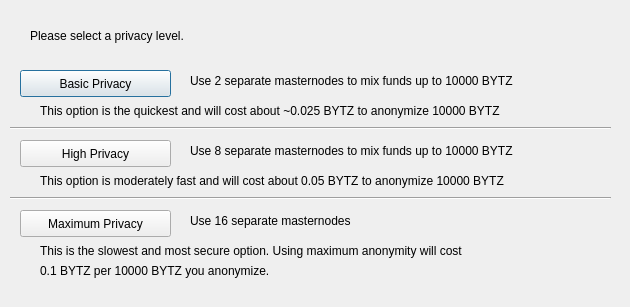
<?xml version="1.0" encoding="UTF-8"?>
<ui version="4.0">
 <class>ObfuscationConfig</class>
 <widget class="QDialog" name="ObfuscationConfig">
  <property name="geometry">
   <rect>
    <x>0</x>
    <y>0</y>
    <width>630</width>
    <height>307</height>
   </rect>
  </property>
  <property name="windowTitle">
   <string>Configure Obfuscation</string>
  </property>
  <widget class="QPushButton" name="buttonBasic">
   <property name="geometry">
    <rect>
     <x>20</x>
     <y>70</y>
     <width>151</width>
     <height>27</height>
    </rect>
   </property>
   <property name="text">
    <string>Basic Privacy</string>
   </property>
  </widget>
  <widget class="QPushButton" name="buttonHigh">
   <property name="geometry">
    <rect>
     <x>20</x>
     <y>140</y>
     <width>151</width>
     <height>27</height>
    </rect>
   </property>
   <property name="text">
    <string>High Privacy</string>
   </property>
  </widget>
  <widget class="QPushButton" name="buttonMax">
   <property name="geometry">
    <rect>
     <x>20</x>
     <y>210</y>
     <width>151</width>
     <height>27</height>
    </rect>
   </property>
   <property name="text">
    <string>Maximum Privacy</string>
   </property>
  </widget>
  <widget class="QLabel" name="label">
   <property name="geometry">
    <rect>
     <x>30</x>
     <y>20</y>
     <width>571</width>
     <height>31</height>
    </rect>
   </property>
   <property name="text">
    <string>Please select a privacy level.</string>
   </property>
  </widget>
  <widget class="QLabel" name="label_2">
   <property name="geometry">
    <rect>
     <x>190</x>
     <y>70</y>
     <width>421</width>
     <height>21</height>
    </rect>
   </property>
   <property name="text">
    <string>Use 2 separate masternodes to mix funds up to 10000 BYTZ</string>
   </property>
  </widget>
  <widget class="QLabel" name="label_3">
   <property name="geometry">
    <rect>
     <x>190</x>
     <y>140</y>
     <width>411</width>
     <height>21</height>
    </rect>
   </property>
   <property name="text">
    <string>Use 8 separate masternodes to mix funds up to 10000 BYTZ</string>
   </property>
  </widget>
  <widget class="QLabel" name="label_4">
   <property name="geometry">
    <rect>
     <x>190</x>
     <y>210</y>
     <width>421</width>
     <height>21</height>
    </rect>
   </property>
   <property name="text">
    <string>Use 16 separate masternodes</string>
   </property>
  </widget>
  <widget class="QLabel" name="label_6">
   <property name="geometry">
    <rect>
     <x>40</x>
     <y>100</y>
     <width>561</width>
     <height>21</height>
    </rect>
   </property>
   <property name="text">
    <string>This option is the quickest and will cost about ~0.025 BYTZ to anonymize 10000 BYTZ</string>
   </property>
  </widget>
  <widget class="QLabel" name="label_7">
   <property name="geometry">
    <rect>
     <x>40</x>
     <y>170</y>
     <width>561</width>
     <height>21</height>
    </rect>
   </property>
   <property name="text">
    <string>This option is moderately fast and will cost about 0.05 BYTZ to anonymize 10000 BYTZ</string>
   </property>
  </widget>
  <widget class="QLabel" name="label_8">
   <property name="geometry">
    <rect>
     <x>40</x>
     <y>240</y>
     <width>561</width>
     <height>21</height>
    </rect>
   </property>
   <property name="text">
    <string>This is the slowest and most secure option. Using maximum anonymity will cost</string>
   </property>
  </widget>
  <widget class="QLabel" name="label_9">
   <property name="geometry">
    <rect>
     <x>40</x>
     <y>260</y>
     <width>561</width>
     <height>21</height>
    </rect>
   </property>
   <property name="text">
    <string>0.1 BYTZ per 10000 BYTZ you anonymize.</string>
   </property>
  </widget>
  <widget class="Line" name="line">
   <property name="geometry">
    <rect>
     <x>10</x>
     <y>120</y>
     <width>601</width>
     <height>16</height>
    </rect>
   </property>
   <property name="orientation">
    <enum>Qt::Horizontal</enum>
   </property>
  </widget>
  <widget class="Line" name="line_2">
   <property name="geometry">
    <rect>
     <x>10</x>
     <y>190</y>
     <width>601</width>
     <height>16</height>
    </rect>
   </property>
   <property name="orientation">
    <enum>Qt::Horizontal</enum>
   </property>
  </widget>
 </widget>
 <resources/>
 <connections/>
</ui>
